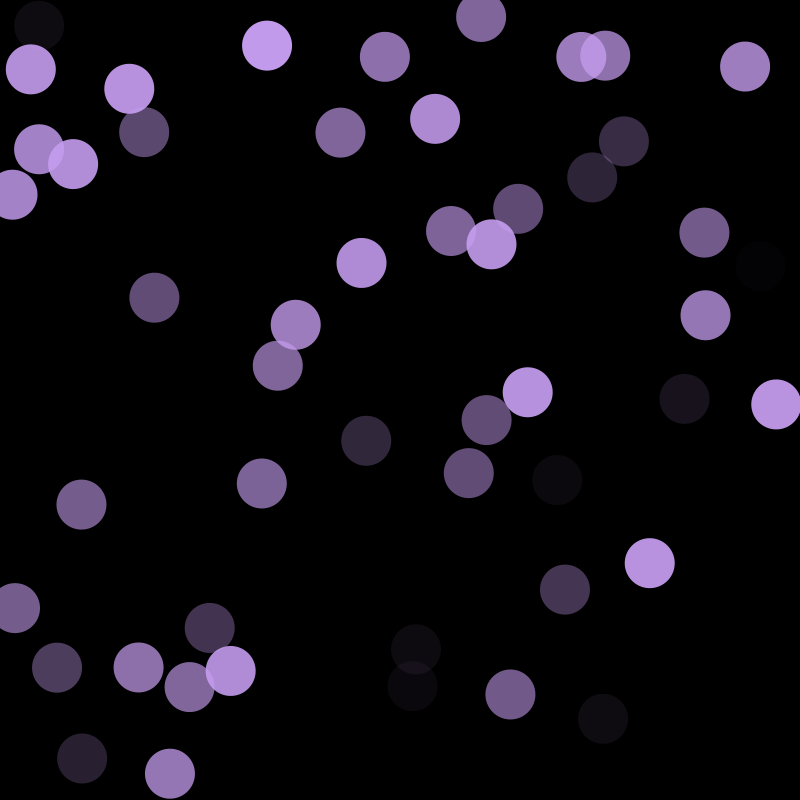
Frame 1 (no input)
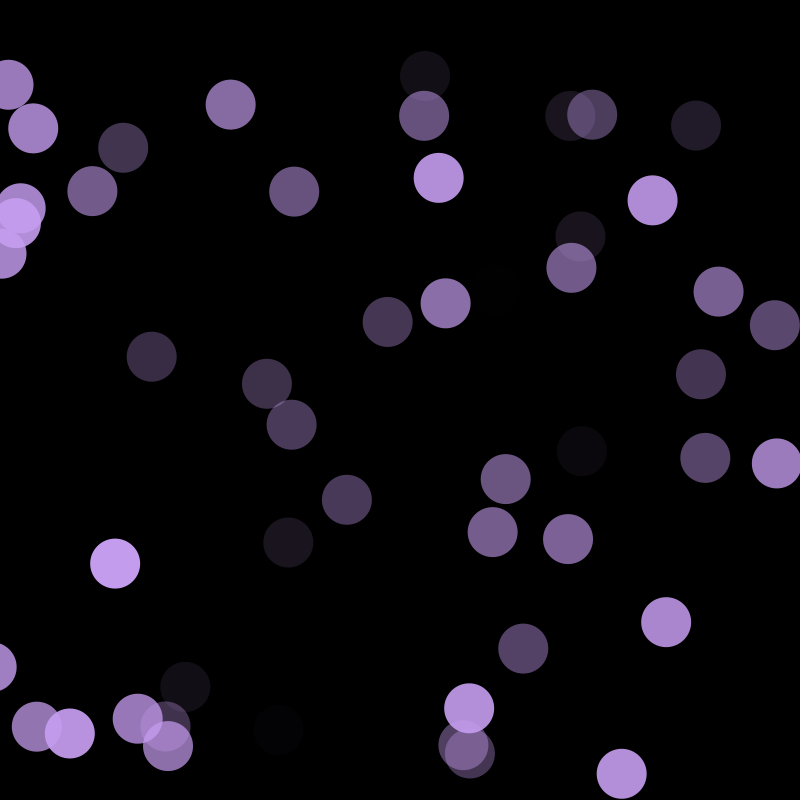
Frame 60 (the mouse pressed at the canvas centre just before this capture)
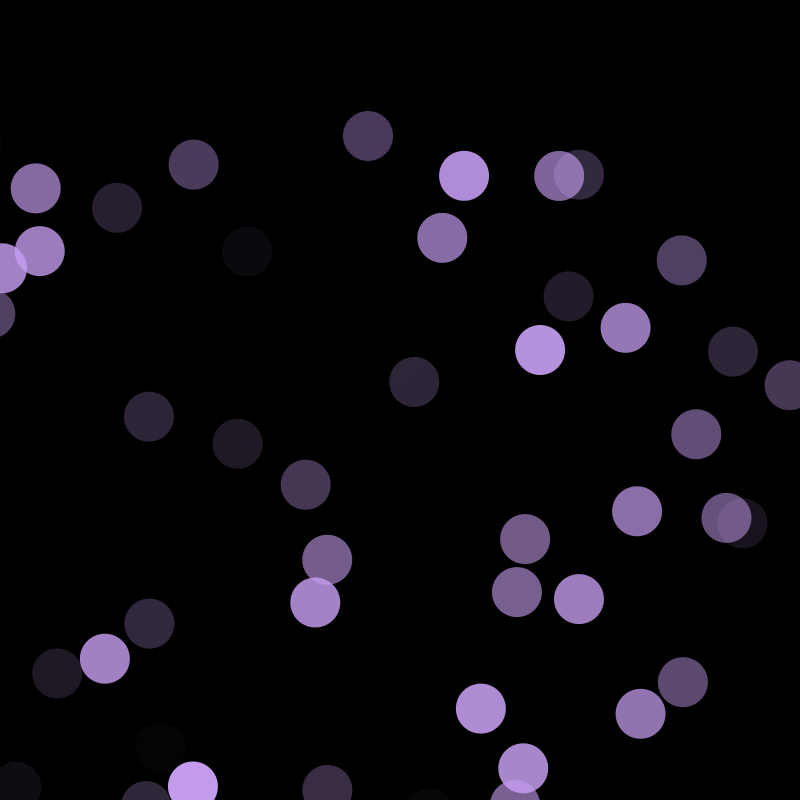
Frame 120 (the mouse held since frame 60 and released just before this capture)

The Processing sketch that drew these frames (run headless with seeded random() and noise(); from frame 60 on, the mouse is pressed at the canvas centre):

// Processing sketch: sketch_
// ── sketch_.pde

int num = 50; //圆的个数
Round [] rounds = new Round[num];

void setup() {
  size(800, 800);

  for (int i=0; i<num; i++) {
    rounds[i] = new Round(random(width), random(height), 50, random(-1, 1), random(1, -1));
  }

  //frameRate(10);
}
void draw() {
  background(0);
  for (int i =0; i<num; i++) {
    rounds[i].x += rounds[i].vx;
    rounds[i].y += rounds[i].vy;
    rounds[i].Round1();
    rounds[i].changeRoad();
  }
}


//画圆和圆的动作
class Round {
  float x, y, r, vx, vy;
  Round(float x, float y, float r, float vx, float vy) {
    this.x = x;
    this.y = y;
    this.r = r;
    this.vx = vx;
    this.vy = vy;
  }
  void Round1() { //定义形状
    noStroke();
    //fill(random(255), random(255), random(255));
    fill(#C69DF0,random(255));
    ellipse(this.x, this.y, this.r, this.r);
  }
  void changeRoad() {
    if (mousePressed) {
    } else {
      if (this.x >width-this.r/2 || this.x + this.r/2<0) {
        this.vx *=-1;
      }
      if (this.y + this.r/2<0 || this.y>height-this.r/2) {
        this.vy *=-1;
      }
    }
  }
}
